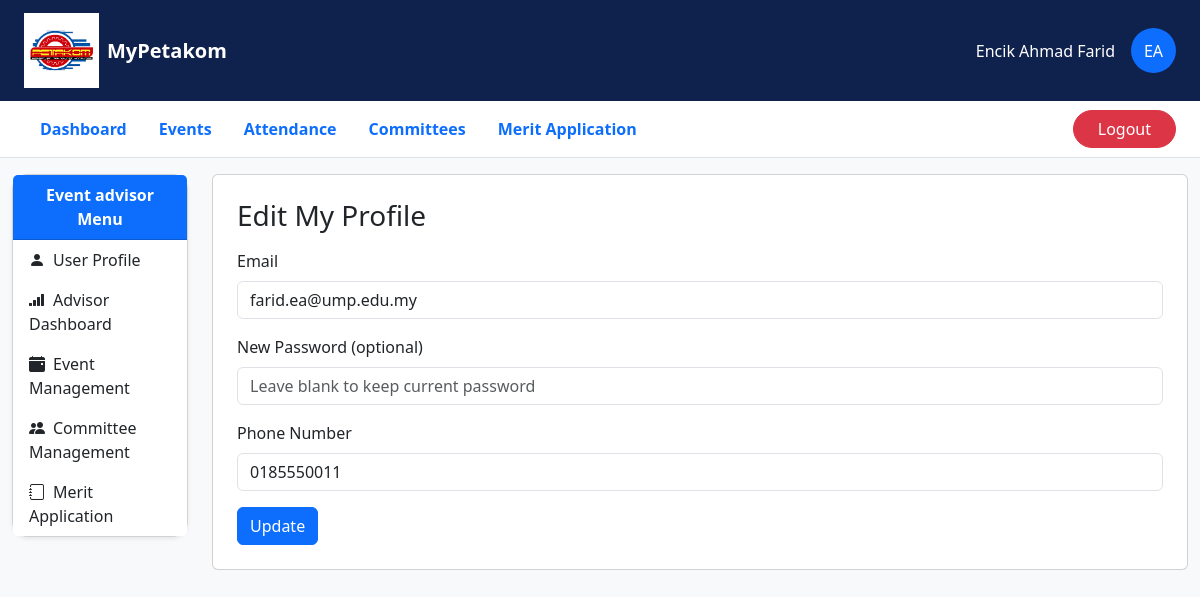
The page /module1/edit_profile.php (signed in) on the database its author committed.
### tables this page shows
CREATE TABLE `user` (
  `UserID` varchar(10) NOT NULL,
  `Name` varchar(255) NOT NULL,
  `Role` varchar(10) NOT NULL,
  `Password` varchar(255) NOT NULL,
  `Email` varchar(255) NOT NULL,
  `PhoneNumber` varchar(20) DEFAULT NULL
);

### module1/edit_profile.php (the view, shortened to what this page needs)
<?php
include '../layout/dashboard_layout.php';
include '../db/connect.php';
$UserID = $_SESSION['UserID'] ?? null;
$stmt = $conn->prepare("SELECT Email, PhoneNumber FROM User WHERE UserID = ?");
$stmt->bind_param("s", $UserID);
$stmt->execute();
$stmt->bind_result($Email, $PhoneNumber);
?>
<div class="card p-4">
  <h3 class="mb-3">Edit My Profile</h3>
  <form action="edit_profile_process.php" method="POST">
    <div class="mb-3">
      <label for="email" class="form-label">Email</label>
      <input type="email" name="Email" id="email" class="form-control" value="<?= htmlspecialchars($Email) ?>" required>
    </div>
    <div class="mb-3">
      <label for="password" class="form-label">New Password (optional)</label>
      <input type="password" name="Password" id="password" class="form-control" placeholder="Leave blank to keep current password">
    </div>
    <div class="mb-3">
      <label for="phone" class="form-label">Phone Number</label>
      <input type="text" name="PhoneNumber" id="phone" class="form-control" value="<?= htmlspecialchars($PhoneNumber) ?>" required>
    </div>
    <button type="submit" class="btn btn-primary">Update</button>
  </form>
</div>

### module2/layout/dashboard_layout.php (shortened to what this page needs)
<?php
include '../db/connect.php';
$UserID = $_SESSION['UserID'];
$Role = $_SESSION['Role'];
$Name = "";
$stmt = $conn->prepare("SELECT Name FROM user WHERE UserID = ?");
$stmt->bind_param("s", $UserID);
$stmt->execute();
$stmt->bind_result($Name);
?>
<!DOCTYPE html>
<html lang="en">
<head>
  <link href="https://cdn.jsdelivr.net/npm/bootstrap@5.3.3/dist/css/bootstrap.min.css" rel="stylesheet">
  <link href="https://cdn.jsdelivr.net/npm/bootstrap-icons@1.10.5/font/bootstrap-icons.css" rel="stylesheet">
</head>
<body class="bg-light">
  <nav class="navbar navbar-expand-lg navbar-dark px-4" style="background-color: #0f214d;">
    <a class="navbar-brand d-flex align-items-center" href="#">
      <img src="../images/logoPetakom.png" alt="Logo" width="75" height="75" class="me-2">
      <span><b>MyPetakom</b></span>
    </a>
    <div class="ms-auto d-flex align-items-center">
      <span class="text-white me-3">
        <?= htmlspecialchars($Name) ?>
      </span>
      <div class="bg-primary text-white rounded-circle d-flex align-items-center justify-content-center" style="width: 45px; height: 45px;">
        <?= ($Role === "ST" ? "ST" : ($Role === "PA" ? "PA" : "EA")) ?>
      </div>
    </div>
  </nav>
  <div class="bg-white border-bottom px-4 py-2">
    <div class="d-flex justify-content-between align-items-center flex-wrap">
      <ul class="nav nav-pills mb-0">
        <li class="nav-item">
          <a class="nav-link <?= basename($_SERVER['PHP_SELF']) == 'dashboard.php' ? 'active text-white' : 'text-primary' ?>" href="dashboard.php"><b>Dashboard</b></a>
        </li>
        <li class="nav-item">
          <a class="nav-link <?= basename($_SERVER['PHP_SELF']) == 'events.php' ? 'active text-white' : 'text-primary' ?>" href="events.php"><b>Events</b></a>
        </li>
        <li class="nav-item">
          <a class="nav-link text-primary" href="#"><b>Attendance</b></a>
        </li>
        <li class="nav-item">
          <a class="nav-link text-primary" href="#"><b>Committees</b></a>
        </li>
        <li class="nav-item">
          <a class="nav-link text-primary" href="#"><b>Merit Application</b></a>
        </li>
      </ul>
      <a href="../module1/logout.php" class="btn btn-danger rounded-pill px-4">Logout</a>
    </div>
  </div>
  <div class="container-fluid mt-3">
    <div class="row">
      <div class="col-md-3 col-lg-2 mb-4">
        <div class="card shadow-sm rounded-4">
          <div class="card-header bg-primary text-white fw-bold text-center">
            <?= ($Role === "ST" ? "Student" : ($Role === "PA" ? "Administrator" : "Event advisor")) ?> Menu
          </div>
          <div class="list-group list-group-flush">
            <?php if ($Role === "ST"): ?>
              <a href="#" class="list-group-item list-group-item-action border-0">
                <i class="bi bi-person-fill me-2"></i>User Profile
              </a>
              <a href="student_membership.php" class="list-group-item list-group-item-action border-0">
                <i class="bi bi-card-heading me-2"></i>Register Membership
              </a>
              <a href="#" class="list-group-item list-group-item-action border-0">
                <i class="bi bi-folder-fill me-2"></i>My Events (soon)
              </a>
              <a href="#" class="list-group-item list-group-item-action border-0">
                <i class="bi bi-calendar2-week me-2"></i>Attendance (soon)
              </a>
            <?php elseif ($Role === "EA"): ?>
              <a href="#" class="list-group-item list-group-item-action border-0">
                <i class="bi bi-person-fill me-2"></i>User Profile
              </a>
              <a href="../module2/advisor_dashboard.php" class="list-group-item list-group-item-action border-0">
                <i class="bi bi-reception-4 me-2"></i>Advisor Dashboard
              </a>
              <a href="../module2/manage_event.php" class="list-group-item list-group-item-action border-0 ">
                <i class="bi bi-calendar-event-fill me-2"></i>Event Management
              </a>
              <a href="../module2/manage_committee.php" class="list-group-item list-group-item-action border-0">
                <i class="bi bi-people-fill me-2"></i>Committee Management
              </a>
              <a href="../module2/merit_application.php" class="list-group-item list-group-item-action border-0">
                <i class="bi bi-journal me-2"></i>Merit Application
              </a>
            <?php endif; ?>
          </div>
        </div>
      </div>
      <div class="col-md-9 col-lg-10">

### rows shown on the page
user: Name "Encik Ahmad Farid", Email "farid.ea@ump.edu.my", PhoneNumber "0185550011"
